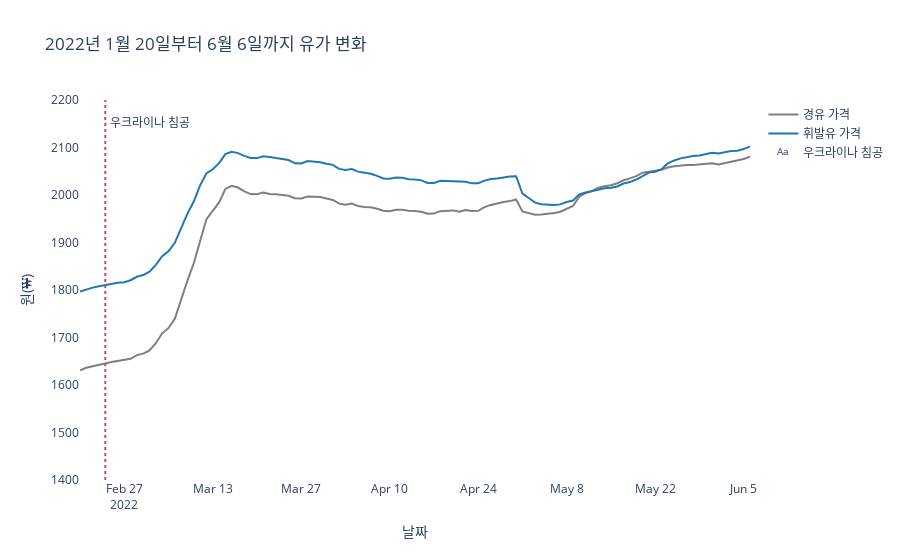

This figure's notebook cell:
### Code cell
fig = go.Figure()

fig.add_trace(go.Scatter(x=date_dizel, y=dizel_df.서울, mode='lines',
                         name='경유 가격',
                         line=dict(color='#7f7f7f')))
fig.add_trace(go.Scatter(x=date_gas, y=gas_df.서울, mode='lines',
                         name='휘발유 가격',
                         line=dict(color='#1f77b4')))

fig.update_layout(title="2022년 1월 20일부터 6월 6일까지 유가 변화",
                  plot_bgcolor="white")

fig.update_xaxes(title_text="날짜")
fig.update_yaxes(title_text="원(₩)",
                 range=[1400,2200])

# shape 추가
fig.add_shape(type="line",
              x0=pd.to_datetime('2022-02-24'), y0=1400,
              x1=pd.to_datetime('2022-02-24'), y1=2200,
              line=dict(dash='dot',
                        color='#CB4C4E'))
# shape에 대한 text
fig.add_trace(go.Scatter(x=[pd.to_datetime('2022-03-03')], y=[2150],
                         text=["우크라이나 침공"],
                         mode="text",
                         name="우크라이나 침공"))

fig.show()
